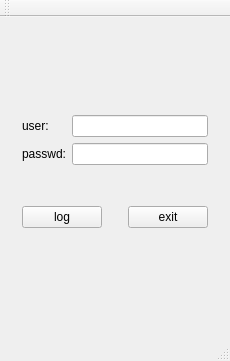
<?xml version="1.0" encoding="UTF-8"?>
<ui version="4.0">
 <class>MainWindow</class>
 <widget class="QMainWindow" name="MainWindow">
  <property name="geometry">
   <rect>
    <x>0</x>
    <y>0</y>
    <width>230</width>
    <height>361</height>
   </rect>
  </property>
  <property name="windowTitle">
   <string>MainWindow</string>
  </property>
  <widget class="QWidget" name="centralWidget">
   <layout class="QGridLayout" name="gridLayout_2">
    <item row="0" column="0">
     <widget class="QWidget" name="widget" native="true">
      <layout class="QHBoxLayout" name="horizontalLayout">
       <property name="leftMargin">
        <number>5</number>
       </property>
       <property name="topMargin">
        <number>5</number>
       </property>
       <property name="rightMargin">
        <number>5</number>
       </property>
       <property name="bottomMargin">
        <number>5</number>
       </property>
       <item>
        <spacer name="horizontalSpacer">
         <property name="orientation">
          <enum>Qt::Horizontal</enum>
         </property>
         <property name="sizeHint" stdset="0">
          <size>
           <width>44</width>
           <height>20</height>
          </size>
         </property>
        </spacer>
       </item>
       <item>
        <widget class="QLabel" name="label">
         <property name="maximumSize">
          <size>
           <width>100</width>
           <height>100</height>
          </size>
         </property>
         <property name="text">
          <string/>
         </property>
         <property name="pixmap">
          <pixmap>../../image/sunny.png</pixmap>
         </property>
         <property name="scaledContents">
          <bool>true</bool>
         </property>
        </widget>
       </item>
       <item>
        <spacer name="horizontalSpacer_2">
         <property name="orientation">
          <enum>Qt::Horizontal</enum>
         </property>
         <property name="sizeHint" stdset="0">
          <size>
           <width>43</width>
           <height>20</height>
          </size>
         </property>
        </spacer>
       </item>
      </layout>
     </widget>
    </item>
    <item row="1" column="0">
     <widget class="QWidget" name="widget_2" native="true">
      <layout class="QGridLayout" name="gridLayout">
       <item row="0" column="0">
        <widget class="QLabel" name="label_2">
         <property name="text">
          <string>user:</string>
         </property>
        </widget>
       </item>
       <item row="0" column="1">
        <widget class="QLineEdit" name="lineEdit"/>
       </item>
       <item row="1" column="0">
        <widget class="QLabel" name="label_4">
         <property name="text">
          <string>passwd:</string>
         </property>
        </widget>
       </item>
       <item row="1" column="1">
        <widget class="QLineEdit" name="lineEdit_3"/>
       </item>
      </layout>
     </widget>
    </item>
    <item row="2" column="0">
     <widget class="QWidget" name="widget_3" native="true">
      <layout class="QHBoxLayout" name="horizontalLayout_2">
       <item>
        <spacer name="horizontalSpacer_4">
         <property name="orientation">
          <enum>Qt::Horizontal</enum>
         </property>
         <property name="sizeHint" stdset="0">
          <size>
           <width>0</width>
           <height>20</height>
          </size>
         </property>
        </spacer>
       </item>
       <item>
        <widget class="QPushButton" name="pushButton">
         <property name="text">
          <string>log</string>
         </property>
        </widget>
       </item>
       <item>
        <spacer name="horizontalSpacer_3">
         <property name="orientation">
          <enum>Qt::Horizontal</enum>
         </property>
         <property name="sizeType">
          <enum>QSizePolicy::Fixed</enum>
         </property>
         <property name="sizeHint" stdset="0">
          <size>
           <width>20</width>
           <height>20</height>
          </size>
         </property>
        </spacer>
       </item>
       <item>
        <widget class="QPushButton" name="pushButton_2">
         <property name="text">
          <string>exit</string>
         </property>
        </widget>
       </item>
       <item>
        <spacer name="horizontalSpacer_5">
         <property name="orientation">
          <enum>Qt::Horizontal</enum>
         </property>
         <property name="sizeHint" stdset="0">
          <size>
           <width>0</width>
           <height>20</height>
          </size>
         </property>
        </spacer>
       </item>
      </layout>
     </widget>
    </item>
    <item row="3" column="0">
     <widget class="Widget" name="widget_4" native="true"/>
    </item>
   </layout>
  </widget>
  <widget class="QMenuBar" name="menuBar">
   <property name="geometry">
    <rect>
     <x>0</x>
     <y>0</y>
     <width>230</width>
     <height>23</height>
    </rect>
   </property>
  </widget>
  <widget class="QToolBar" name="mainToolBar">
   <attribute name="toolBarArea">
    <enum>TopToolBarArea</enum>
   </attribute>
   <attribute name="toolBarBreak">
    <bool>false</bool>
   </attribute>
  </widget>
  <widget class="QStatusBar" name="statusBar"/>
  <action name="actionOepn">
   <property name="text">
    <string>open</string>
   </property>
  </action>
  <action name="actionClose">
   <property name="text">
    <string>close</string>
   </property>
  </action>
 </widget>
 <layoutdefault spacing="6" margin="11"/>
 <customwidgets>
  <customwidget>
   <class>Widget</class>
   <extends>QWidget</extends>
   <header location="global">widget.h</header>
   <container>1</container>
  </customwidget>
 </customwidgets>
 <resources/>
 <connections/>
</ui>
